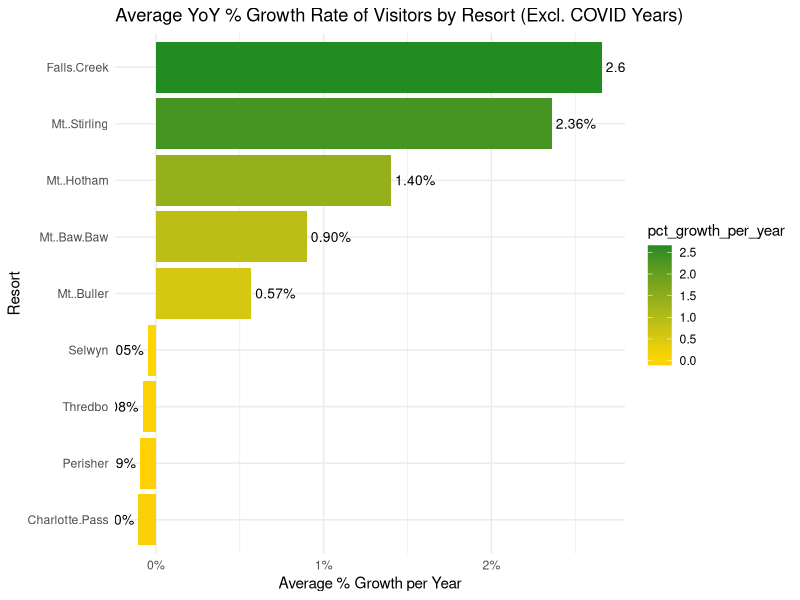

Write the R code that produced this figure.
library(dplyr)
library(ggplot2)

ski_data <- read.csv("Book1.csv")

# Removing COVID years 
ski_clean <- ski_data %>%
  filter(!Year %in% c(2020, 2021))

# Get yearly totals per resort 
resort_yearly <- ski_clean %>%
  group_by(Year) %>%
  summarise(across(-Week, sum, na.rm = TRUE), .groups = "drop")

# Converting from wide to long format
library(tidyr)
resort_yearly_long <- resort_yearly %>%
  pivot_longer(
    cols = -Year,
    names_to = "Resort",
    values_to = "Total_Visitors"
  )

# Calculating year-on-year percentage change 
resort_yoy <- resort_yearly_long %>%
  arrange(Resort, Year) %>%
  group_by(Resort) %>%
  mutate(
    yoy_change = (Total_Visitors - lag(Total_Visitors)) / lag(Total_Visitors) * 100
  ) %>%
  ungroup()

# Calculating trend coefficient for each resort
# Fit a linear model: Total_Visitors ~ Year
resort_trends <- resort_yearly_long %>%
  group_by(Resort) %>%
  do({
    model <- lm(Total_Visitors ~ Year, data = .)
    data.frame(trend_coef = coef(model)[["Year"]]) # slope of the line
  }) %>%
  ungroup()

print(resort_yoy)

  # Merging trend back into summary 
resort_summary <- resort_yoy %>%
  group_by(Resort) %>%
  summarise(
    avg_yoy_change = mean(yoy_change, na.rm = TRUE),
    .groups = "drop"
  ) %>%
  left_join(resort_trends, by = "Resort") %>%
  arrange(desc(trend_coef))  # rank by "up and coming"

# Recomputing trends with percentage growth
resort_trends_pct <- resort_yearly_long %>%
  group_by(Resort) %>%
  do({
    model <- lm(Total_Visitors ~ Year, data = .)
    slope <- coef(model)[["Year"]]  # raw slope
    avg_visitors <- mean(.$Total_Visitors, na.rm = TRUE)
    pct_growth <- (slope / avg_visitors) * 100
    data.frame(
      trend_coef = slope,
      avg_visitors = avg_visitors,
      pct_growth_per_year = pct_growth
    )
  }) %>%
  ungroup()

# View results
resort_trends_pct %>%
  arrange(desc(pct_growth_per_year))


library(ggplot2)

# Bar chart of % growth per resort
library(ggplot2)

library(ggplot2)

ggplot(resort_trends_pct, aes(x = reorder(Resort, pct_growth_per_year), 
                              y = pct_growth_per_year, 
                              fill = pct_growth_per_year)) +
  geom_col() +
  geom_text(aes(label = sprintf("%.2f%%", pct_growth_per_year)),
            hjust = ifelse(resort_trends_pct$pct_growth_per_year > 0, -0.1, 1.1),
            color = "black", size = 3.5) +
  coord_flip() +
  labs(
    title = "Average YoY % Growth Rate of Visitors by Resort (Excl. COVID Years)",
    x = "Resort",
    y = "Average % Growth per Year"
  ) +
  scale_y_continuous(labels = function(x) paste0(x, "%")) +
  scale_fill_gradient2(low = "firebrick", mid = "gold", high = "forestgreen", midpoint = 0) +
  theme_minimal()

